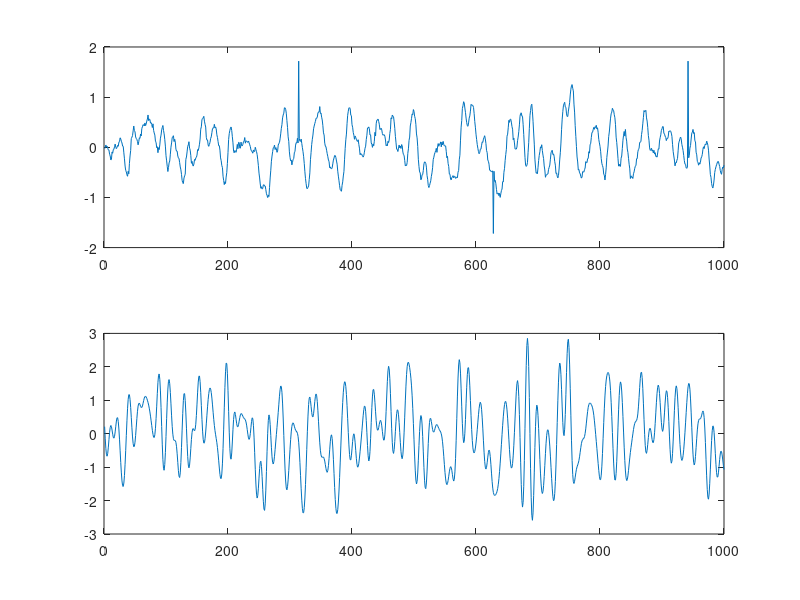

This figure's MATLAB source: (Note: this script raises an error after producing the figure.)
load('problem3.mat')
%%
figure(1)
subplot(211)
plot(y)
subplot(212)
plot(u)

%% 剔除离群值
outliers_indices = [314, 628, 942];

% 计算相邻值的平均值
for i = 1:length(outliers_indices)
    index = outliers_indices(i);
    if index > 1 && index < length(y)
        % 计算相邻值的平均值
        average_value = (y(index - 1) + y(index + 1)) / 2;
        
        % 将离群值替换为相邻值的平均值
        y(index) = average_value;
    end
end


%% 划分训练集与测试集
N = length(y);
ytrain = y(1:N/2);
utrain = u(1:N/2);
ytest = y(N/2+1:end);
utest = u(N/2+1:end);
ztrain = iddata(ytrain,utrain,h);
ztest = iddata(ytest,utest,h);
%% 选择模型参数
% NN1 = struc(1:10,1:10,1:10); % tries 1000 different models
% V = arxstruc(ztrain,ztest,NN1);
% Nbest = selstruc(V)
% arxbest = arx(ztrain,Nbest)
%% 使用最佳参数生成模型
Nbest = [10 4 6];
arxbest = arx(ztrain,Nbest)
present(arxbest)
figure (1)
compare(ztest,arxbest,Inf)
figure (2)
fig4 = bodeplot(arxbest,{0.01,pi/h})
showConfidence(fig4,3)
figure (3)
resid(ztest,arxbest) %compare residual ()
%%
N = [2 2 4];
oe224 = oe(ztrain,N);
compare(ztest,oe224,arxbest,Inf)
fig = bodeplot(oe224,{0.01,pi/h})
showConfidence(fig,3)
resid(ztest,oe224)
present(oe224)
%%
s=tf('s');
sysc = 2*s/(1+s)/(1+2*s)*exp(-0.3*s);
sysd = c2d(sysc,h)
